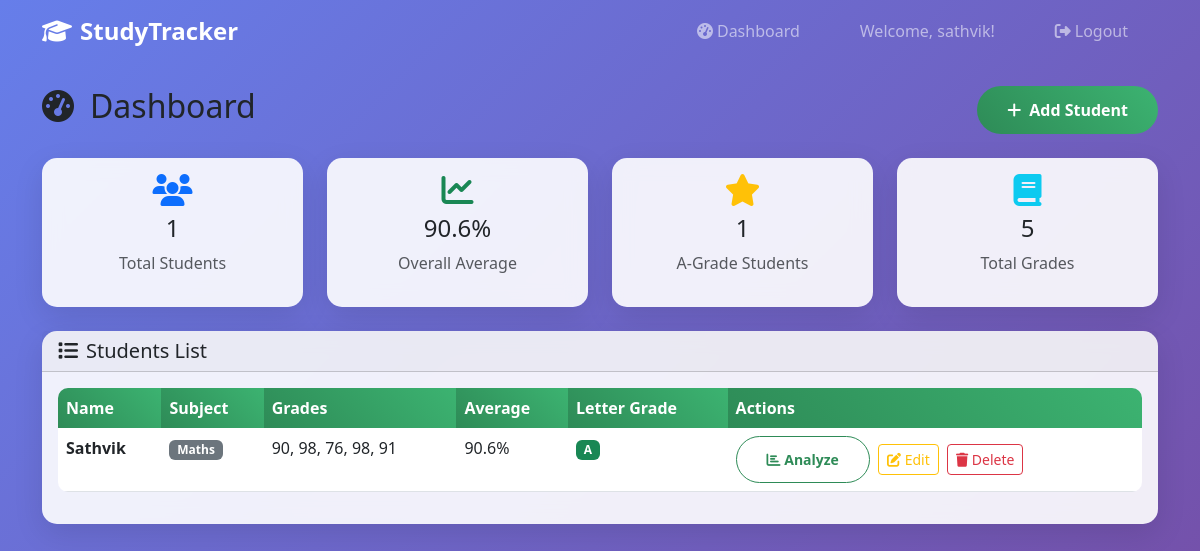
The page /dashboard (signed in) on the database its author committed.
### app.py (models this page shows)
class Student(db.Model):
    id = db.Column(db.Integer, primary_key=True)
    name = db.Column(db.String(100), nullable=False)
    grades = db.Column(db.String(500), nullable=False)  # Increased length
    subject = db.Column(db.String(100), default='General')
    created_at = db.Column(db.DateTime, default=datetime.utcnow)
    user_id = db.Column(db.Integer, db.ForeignKey('user.id'), nullable=False)
    def get_grades_list(self):
        try:
            return [float(grade.strip()) for grade in self.grades.split(',') if grade.strip()]
        except ValueError:
            return []
    def get_average(self):
        grades = self.get_grades_list()
        return sum(grades) / len(grades) if grades else 0
    def get_grade_letter(self):
        avg = self.get_average()
        if avg >= 90: return 'A'
        elif avg >= 80: return 'B'
        elif avg >= 70: return 'C'
        elif avg >= 60: return 'D'
        else: return 'F'

### app.py (the view)
@app.route('/dashboard')
@login_required
def dashboard():
    students = Student.query.filter_by(user_id=session['user_id']).all()
    stats = {
        'total_students': len(students),
        'overall_average': 0,
        'a_grade_students': 0,
        'total_grades': 0
    }
    if students:
        total_avg = sum(student.get_average() for student in students)
        stats['overall_average'] = total_avg / len(students)
        stats['a_grade_students'] = sum(1 for student in students if student.get_average() >= 90)
        stats['total_grades'] = sum(len(student.get_grades_list()) for student in students)
    return render_template('dashboard.html', students=students, stats=stats)

### app.py (called while the page is built)
def login_required(f):
    from functools import wraps
    @wraps(f)
    def decorated_function(*args, **kwargs):
        if 'user_id' not in session:
            flash('Please log in to access this page.', 'warning')
            return redirect(url_for('login'))
        return f(*args, **kwargs)
    return decorated_function

### templates/dashboard.html (shortened to what this page needs)
{% extends "base.html" %}
{% block content %}
<div class="container py-4">
    <div class="row">
        <div class="col-12">
            <div class="d-flex justify-content-between align-items-center mb-4">
                <h2><i class="fas fa-tachometer-alt me-3"></i>Dashboard</h2>
                <button class="btn btn-primary" data-bs-toggle="modal" data-bs-target="#addStudentModal">
                    <i class="fas fa-plus me-2"></i>Add Student
                </button>
            </div>
        </div>
    </div>
    {% if students %}
        <div class="row mb-4">
            <div class="col-md-3">
                <div class="card text-center">
                    <div class="card-body">
                        <i class="fas fa-users fa-2x text-primary mb-2"></i>
                        <h4>{{ stats.total_students }}</h4>
                        <p class="text-muted">Total Students</p>
                    </div>
                </div>
            </div>
            <div class="col-md-3">
                <div class="card text-center">
                    <div class="card-body">
                        <i class="fas fa-chart-line fa-2x text-success mb-2"></i>
                        <h4>{{ "%.1f"|format(stats.overall_average) }}%</h4>
                        <p class="text-muted">Overall Average</p>
                    </div>
                </div>
            </div>
            <div class="col-md-3">
                <div class="card text-center">
                    <div class="card-body">
                        <i class="fas fa-star fa-2x text-warning mb-2"></i>
                        <h4>{{ stats.a_grade_students }}</h4>
                        <p class="text-muted">A-Grade Students</p>
                    </div>
                </div>
            </div>
            <div class="col-md-3">
                <div class="card text-center">
                    <div class="card-body">
                        <i class="fas fa-book fa-2x text-info mb-2"></i>
                        <h4>{{ stats.total_grades }}</h4>
                        <p class="text-muted">Total Grades</p>
                    </div>
                </div>
            </div>
        </div>
        <div class="card">
            <div class="card-header">
                <h5 class="mb-0"><i class="fas fa-list me-2"></i>Students List</h5>
            </div>
            <div class="card-body">
                <div class="table-responsive">
                    <table class="table table-hover">
                        <thead>
                            <tr>
                                <th>Name</th>
                                <th>Subject</th>
                                <th>Grades</th>
                                <th>Average</th>
                                <th>Letter Grade</th>
                                <th>Actions</th>
                            </tr>
                        </thead>
                        <tbody>
                            {% for student in students %}
                            <tr>
                                <td><strong>{{ student.name }}</strong></td>
                                <td><span class="badge bg-secondary">{{ student.subject }}</span></td>
                                <td>{{ student.grades }}</td>
                                <td>{{ "%.1f"|format(student.get_average()) }}%</td>
                                <td>
                                    <span class="badge
                                        {% if student.get_grade_letter() == 'A' %}bg-success
                                        {% elif student.get_grade_letter() == 'B' %}bg-primary
                                        {% elif student.get_grade_letter() == 'C' %}bg-warning
                                        {% elif student.get_grade_letter() == 'D' %}bg-info
                                        {% else %}bg-danger{% endif %}">
                                        {{ student.get_grade_letter() }}
                                    </span>
                                </td>
                                <td>
                                    <a href="{{ url_for('analyze', student_id=student.id) }}" class="btn btn-sm btn-outline-primary me-1">
                                        <i class="fas fa-chart-bar"></i> Analyze
                                    </a>
                                    <a href="{{ url_for('edit_student', student_id=student.id) }}" class="btn btn-sm btn-outline-warning me-1">
                                        <i class="fas fa-edit"></i> Edit
                                    </a>
                                    <form method="POST" action="{{ url_for('delete_student', student_id=student.id) }}" class="d-inline"
                                          onsubmit="return confirm('Are you sure you want to delete this student?')">
                                        <button type="submit" class="btn btn-sm btn-outline-danger">
                                            <i class="fas fa-trash"></i> Delete
                                        </button>
                                    </form>
                                </td>
                            </tr>
                            {% endfor %}
                        </tbody>
                    </table>
                </div>
            </div>
        </div>
    {% endif %}
</div>
{% endblock %}

### templates/base.html (shortened to what this page needs)
<!DOCTYPE html>
<html lang="en">
<head>
    <link href="https://cdnjs.cloudflare.com/ajax/libs/bootstrap/5.3.0/css/bootstrap.min.css" rel="stylesheet">
    <link href="https://cdnjs.cloudflare.com/ajax/libs/font-awesome/6.4.0/css/all.min.css" rel="stylesheet">
</head>
<body>
    <nav class="navbar navbar-expand-lg navbar-dark bg-transparent">
        <div class="container">
            <a class="navbar-brand" href="{{ url_for('home') }}">
                <i class="fas fa-graduation-cap me-2"></i>StudyTracker
            </a>
            <div class="collapse navbar-collapse" id="navbarNav">
                <ul class="navbar-nav ms-auto">
                    {% if session.user_id %}
                        <li class="nav-item">
                            <a class="nav-link" href="{{ url_for('dashboard') }}">
                                <i class="fas fa-tachometer-alt me-1"></i>Dashboard
                            </a>
                        </li>
                        <li class="nav-item">
                            <span class="nav-link">Welcome, {{ session.username }}!</span>
                        </li>
                        <li class="nav-item">
                            <a class="nav-link" href="{{ url_for('logout') }}">
                                <i class="fas fa-sign-out-alt me-1"></i>Logout
                            </a>
                        </li>
                    {% endif %}
                </ul>
            </div>
        </div>
    </nav>
    <main class="container-fluid px-0">
        {% block content %}{% endblock %}
    </main>
</body>
</html>

### templates/base.html (style rules this page uses)
:root { --primary-color: #2E8B57; --secondary-color: #3CB371; --accent-color: #20B2AA; }
body { background: linear-gradient(135deg, #667eea 0%, #764ba2 100%); min-height: 100vh; font-family: 'Segoe UI', Tahoma, Geneva, Verdana, sans-serif; }
.navbar-brand { font-weight: bold; font-size: 1.5rem; }
.card { border: none; border-radius: 15px; box-shadow: 0 10px 30px rgba(0,0,0,0.1); backdrop-filter: blur(10px); background: rgba(255,255,255,0.9); }
.btn-primary { background: linear-gradient(45deg, var(--primary-color), var(--secondary-color)); border: none; border-radius: 25px; padding: 12px 30px; font-weight: 600; transition: all 0.3s ease; }
.btn-outline-primary { color: var(--primary-color); border-color: var(--primary-color); border-radius: 25px; padding: 12px 30px; font-weight: 600; }
.table { border-radius: 10px; overflow: hidden; }
.table th { background: linear-gradient(45deg, var(--primary-color), var(--secondary-color)); color: white; border: none; font-weight: 600; }
.navbar-nav .nav-link { font-weight: 500; margin: 0 10px; border-radius: 20px; padding: 8px 20px !important; transition: all 0.3s ease; }

### rows shown on the page
Student: username "sathvik", name "Sathvik", subject "Maths", grades "90, 98, 76, 98, 91", get_average "90.6", get_grade_letter "A"

### other values the page prints
{{ stats.total_students }} "1"
{{ "%.1f"|format(stats.overall_average) }} "90.6"
{{ stats.a_grade_students }} "1"
{{ stats.total_grades }} "5"
